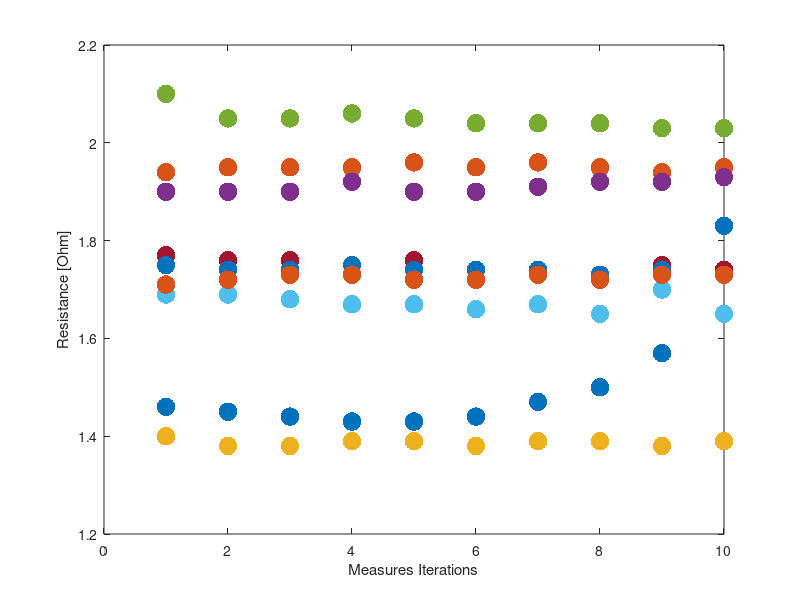

The MATLAB source for this figure: (Note: this script raises an error after producing the figure.)
%% Section 3 of Report
clear
mkdir ./Figures/idcMeasures
load ./Data/idcMeasures.mat
% capacitances (F), finger_finger (Ohm), ribbon_ribbon (Ohm), ribbon_finger (Ohm)
% are matrices, where each column represents a sensor, and each row represents a measure;
% length_measures is a table, where each field contains 10 measures relative to each sensors.

% Mean and Standard Deviation
% Table 5
mean_rr = mean(ribbon_ribbon);
std_rr = std(ribbon_ribbon);
% Table 6
mean_rf = mean(ribbon_finger);
std_rf = std(ribbon_finger);
% Table 7
mean_ff = mean(finger_finger);
std_ff = std(finger_finger);
% Table 8
mean_c = mean(capacitances);
std_c = std(capacitances);
row_capacitors = reshape(capacitances(:,2:end), 90, 1);
dStrings = ["Device 1", "Device 2", "Device 3", "Device 4", "Device 5", "Device 6","Device 7", "Device 8", "Device 9", "Device 10"];
%% Resistance Points Plots
% Figure 9
fig = figure('units','normalized','outerposition',[0 0 1 1]);
plot(finger_finger, ".", "MarkerSize", 40);
% title("Finger Finger");
ylabel("Resistance [Ohm]")
xlabel("Measures Iterations")
lgd = legend(dStrings, NumColumns=5);
lgd.FontSize = 16; % Set the desired font size for the legend
set(gca,'FontSize',40)
saveas(fig, "Figures/idcMeasures/finger_finger.png");

% Figure 5
fig = figure('units','normalized','outerposition',[0 0 1 1]);
plot(ribbon_ribbon, ".", "MarkerSize", 40);
% title("Ribbon Ribbon");
ylabel("Resistance [Ohm]")
xlabel("Measures Iterations")
ylim([0.8, 1.5])
lgd = legend(dStrings, NumColumns=5);
lgd.FontSize = 16; % Set the desired font size for the legend
set(gca,'FontSize',40)
saveas(fig, "Figures/idcMeasures/ribbon_ribbon.png");

% Figure 7
fig = figure('units','normalized','outerposition',[0 0 1 1]);
plot(ribbon_finger, ".", "MarkerSize", 40);
% title("Ribbon Finger");
ylabel("Resistance [Ohm]")
xlabel("Measures Iterations")
lgd = legend(dStrings, NumColumns=5);
lgd.FontSize = 16; % Set the desired font size for the legend
set(gca,'FontSize',40)
saveas(fig, "Figures/idcMeasures/ribbon_finger.png");
%% Resistance Bar Plots (mean and std)
% Figure 10
fig = figure('units','normalized','outerposition',[0 0 1 1]);
subplot(2, 1, 1);
bar(mean_ff);
title("Mean")
ylabel("Resistance [Ohm]")
xlabel("Measures Iterations")
set(gca, 'FontSize', 30)
disp("Mean finger finger (min; max): " + min(mean_ff)+"; "+max(mean_ff))
subplot(2, 1, 2);
bar(std_ff);
title("Standard Deviation")
ylabel("Resistance [Ohm]")
xlabel("Measures Iterations")
set(gca, 'FontSize', 30)
disp("Std finger finger (min; max): " + min(std_ff)+"; "+max(std_ff))
saveas(fig, "Figures/idcMeasures/bar_finger_finger.png");

% Figure 6
fig = figure('units','normalized','outerposition',[0 0 1 1]);
subplot(2, 1, 1);
bar(mean_rr);
title("Mean")
ylabel("Resistance [Ohm]")
xlabel("Measures Iterations")
set(gca, 'FontSize', 30)
disp("Mean Ribbon Ribbon (min; max): " + min(mean_rr)+"; "+max(mean_rr))
subplot(2, 1, 2);
bar(std_rr);
title("Standard Deviation")
ylabel("Resistance [Ohm]")
xlabel("Measures Iterations")
set(gca, 'FontSize', 30)
disp("Std Ribbon Ribbon (min; max): " + min(std_rr)+"; "+max(std_rr))
saveas(fig, "Figures/idcMeasures/bar_ribbon_ribbon.png");

% Figure 8
fig = figure('units','normalized','outerposition',[0 0 1 1]);
subplot(2, 1, 1);
bar(mean_rf);
title("Mean")
ylabel("Resistance [Ohm]")
xlabel("Measures Iterations")
set(gca, 'FontSize', 30)
disp("Mean Ribbon Finger (min; max): " + min(mean_rf)+"; "+max(mean_rf))

subplot(2, 1, 2);
bar(std_rf);
title("Standard Deviation")
ylabel("Resistance [Ohm]")
xlabel("Measures Iterations")
set(gca, 'FontSize', 30)
disp("Std Ribbon Finger (min; max): " + min(std_rf)+"; "+max(std_rf))
saveas(fig, "Figures/idcMeasures/bar_ribbon_finger.png");

%% Capacitance Points Plot and Bar Plots (mean and std)
% Figure 12
fig = figure('units','normalized','outerposition',[0 0 1 1]);
plot(capacitances/1e-12, ".", "MarkerSize", 40);
ylabel("Capacitance [pF]")
ylim([0.6, 1.5])
xlabel("Measure Iterations")
lgd = legend(["1", "2", "3", "4", "5", "6","7", "8", "9", "10"], NumColumns=10);
lgd.FontSize = 27; % Set the desired font size for the legend
set(gca,'FontSize',40)
saveas(fig, "Figures/idcMeasures/capacitances.png");

% Figure 13
fig = figure('units','normalized','outerposition',[0 0 1 1]);
subplot(2, 1, 1);
bar(mean_c/1e-12);
title("Mean")
ylabel("Capacitance [pF]")
xlabel("Measure Iterations")
set(gca, 'FontSize', 35)

subplot(2, 1, 2);
bar(std_c/1e-12);
title("Standard Deviation")
ylabel("Capacitance [pF]")
xlabel("Measure Iterations")
set(gca, 'FontSize', 35)
saveas(fig, "Figures/idcMeasures/bar_capacitance.png");

%% Inkjet printing camera measures
% Table 9
disp("Mean inkjet printing camera measures:")
disp([mean(length_measures.finger_lenght) ...
     mean(length_measures.finger_width) ...
     mean(length_measures.finger_spacing)])

%% Compare Capacitance (only PET layer) respect to the
% length measures done with the printing machine.

% (parameters of table 1 and 2)
l = 5e-3;           %overlapping finger length
n = 6;              %number of IDC finger pairs
b = 0.3e-3;         %finger width;
d = 0.3e-3;         %finger spacings;
h1 = 140e-6;        %layer 1 thickness;
h2 = 1e-5;          %layer 2 thickness;
h3 = 1e-5;          %layer 3 thickness;
eps1 = 3.5;         %dielectric permittivity of PET (substrate);
eps2 = 1;           %dielectric permittivity of Politopamina (sensitive layer);
eps3 = 1;           %dielectric permittivity of layer 3 (MUT);
lambda = 2*(b + d);

CKim = c_idc3k(eps1,eps2,eps3,h1,h2,h3,b,d,l,n);
disp("Capacitance (previous values): " + CKim/1e-12 + " pF")

l_ = mean(length_measures.finger_lenght); 
b_ = mean(length_measures.finger_width);
d_ = mean(length_measures.finger_spacing);

% using the printed parameters (during printing)
CKim_ = c_idc3k(eps1,eps2,eps3,h1,h2,h3,b_,d_,l_,n);
disp("Capacitance (measured lengths): " + CKim_/1e-12 + " pF")
disp("The difference is: " + abs(CKim_-CKim)/1e-12 + " pF")

% Matching model with the real measured capacitances
% Given the capacitance measures obtained with the LCR meter
% we find what h1 and eps1 parameters should be
% to match the real capacitances.
startH = 100e-6; 
stepH = 10e-6;
endH = 200e-6; 

startEps = 1.23;
stepEps = 0.2;
endEps = 7;

epsVector = zeros(floor((endEps-startEps)/stepEps), 1); % Vector containing the permettivitys of the second layer
hVector = zeros(floor((endH-startH)/stepH), 1); % Vector containing the thicknesses of the second layer
capacitanceVector = zeros(floor((endEps-startEps)/stepEps), 1); % Vector containing the obtained Capacitance values

% Figure 14
fig = figure('units','normalized','outerposition',[0 0 1 1]);
logs.coordinates = [];
logs.capacintance = [];
j = 1;
for newH=startH:stepH:endH
    hVector(j) = newH; % Save for plotting
    i = 1;
    for newEps=startEps:stepEps:endEps        
        capacitanceVector(i) = c_idc3k(newEps,eps2,eps3,newH,h2,h3,b,d,l,n);
        epsVector(i) = newEps; % Save for plotting
        logs.coordinates = [logs.coordinates, [newEps, newH]'];
        logs.capacintance = [logs.capacintance, capacitanceVector(i)];
        i = i+1;
    end
    plot(epsVector, capacitanceVector*1e12, ".-", "MarkerSize", 30, "LineWidth", 2, "DisplayName", strcat("h1= ",string(newH*1e6), " um"));
    hold on
    j = j+1;
end

for i=1:1:length(mean_c)
    err = abs(logs.capacintance - mean_c(i));
    [value, index] = min(err);
    hold on
    coords = logs.coordinates(:, index);
    plot(coords(1), mean_c(i)*1e12, ".", "MarkerSize", 50, "Color", "Black", "HandleVisibility","off");
end

legend("show", "FontSize", 20, NumColumns=10)
legend("Location","northwest")
xlabel("Permittivity [F/m]");
ylabel("Capacitance [pF]");
set(gca,'FontSize', 40)
saveas(fig, "Figures/idcMeasures/matching_capacitance.png");

% Matching model with the real measured capacitances
% Given the capacitance measures obtained with the LCR meter
% we find what b and d parameters should be
% to match the real capacitances.
startD = 0.2e-3; %Finger Spacing
stepD = 0.01e-3;
endD = 0.4e-3;

startB = 0.2e-3; %Finger Width
stepB = 0.01e-3;
endB = 0.4e-3;

DVector = zeros(floor((endB-startB)/stepB), 1); % Vector containing the permettivitys of the second layer
DVector = zeros(floor((endD-startD)/stepD), 1); % Vector containing the thicknesses of the second layer
capacitanceVector = zeros(floor((endB-startB)/stepB), 1); % Vector containing the obtained Capacitance values

% Figure 15
fig = figure('units','normalized','outerposition',[0 0 1 1]);
logs.coordinates = [];
logs.capacintance = [];
j = 1;
for newD=startD:stepD:endD
    DVector(j) = newD; % Save for plotting
    i = 1;
    for newB=startB:stepB:endB        
        capacitanceVector(i) = c_idc3k(eps1,eps2,eps3,h1,h2,h3,newB,newD,l,n);
        DVector(i) = newB; % Save for plotting
        logs.coordinates = [logs.coordinates, [newB, newD]'];
        logs.capacintance = [logs.capacintance, capacitanceVector(i)];
        i = i+1;
    end
    plot(DVector*1e6, capacitanceVector*1e12, ".-", "MarkerSize", 30, "LineWidth", 2, "DisplayName", strcat("spacing= ",string(newD*1e6), " um"));
    hold on
    j = j+1;
end


for i=1:1:length(mean_c)
    err = abs(logs.capacintance - mean_c(i));
    [value, index] = min(err);
    hold on
    eps = logs.coordinates(:, index);
    plot(eps(1)*1e6, mean_c(i)*1e12, ".", "MarkerSize", 50, "Color", "Black", "HandleVisibility","off");
end

legend("show", "FontSize", 15, NumColumns=10)
xlabel("Finger Width [um]");
ylabel("Capacitance [pF]");
set(gca,'FontSize', 40)
saveas(fig, "Figures/idcMeasures/matching_capacitance2.png");
